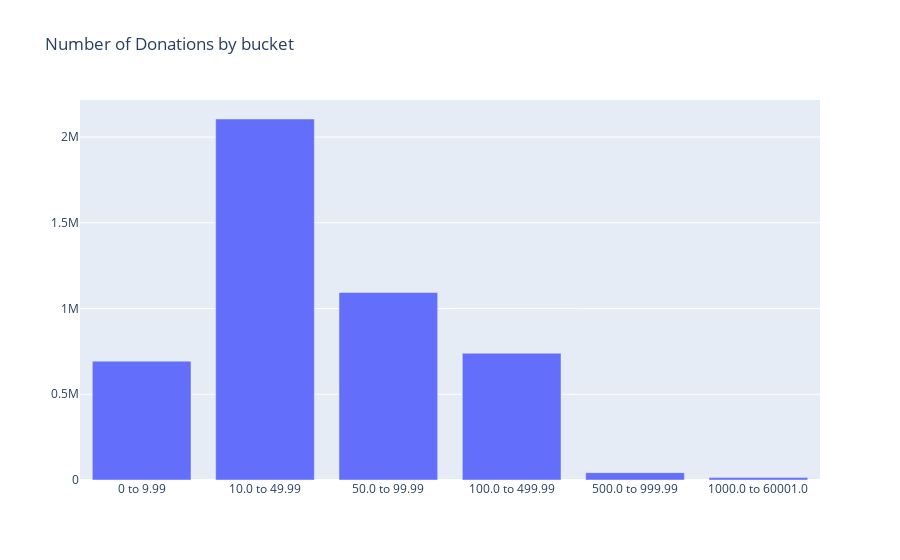

The code cell stored with this chart in its notebook:
### Code cell
buckets = ((0,9.99), (10.00, 49.99), (50.00, 99.99), (100.00, 499.99), (500.00, 999.99), (1000.00, 60001.00))

donor_buckets = []
donor_counts = []
for bucket in buckets:
    c.execute("SELECT count(donor_id) as 'Donor Count' FROM donations WHERE amount BETWEEN " + str(bucket[0]) + " AND " + str(bucket[1]))
    donor_by_month = c.fetchall()
    
    print(donor_by_month)
    donor_counts.append(donor_by_month[0]['Donor Count'])
    donor_buckets.append(str(bucket[0]) + " to " + str(bucket[1]))

fig = go.Figure(
    data=[go.Bar(x=donor_buckets, y=donor_counts)],
    layout_title_text="Number of Donations by bucket"
)
fig.show()

### Figure 1 — Plotly figure (JSON) as saved in the notebook; plotly's stock layout.template omitted (floating-point values rounded to 4 significant figures)
{"data": [{"type": "bar", "x": ["0 to 9.99", "10.0 to 49.99", "50.0 to 99.99", "100.0 to 499.99", "500.0 to 999.99", "1000.0 to 60001.0"], "y": [693178, 2105385, 1093310, 739138, 42932, 13941]}], "layout": {"title": {"text": "Number of Donations by bucket"}}}
